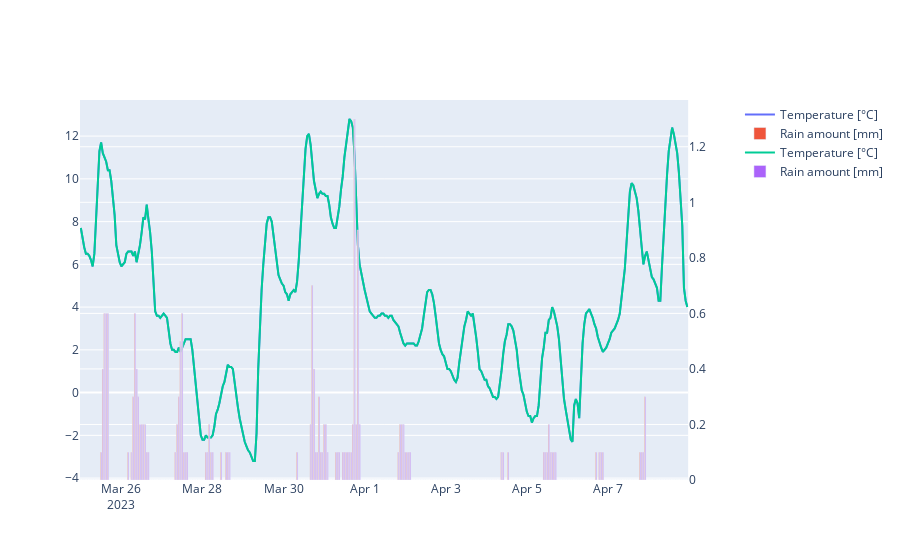

Notebook code for this chart:
### Code cell
from weather_data import WeatherData, ModelBasedOptions, HourlyData
from datetime import datetime

options = ModelBasedOptions(
    hourly=[
        HourlyData.Temperature_2m,
        HourlyData.RelativeHumidity_2m,
        HourlyData.WindDirection_10m,
        HourlyData.WindSpeed_10m,
        HourlyData.Precipitation_rain_showers_snow,
    ]
)
meta_data, daily, hourly = WeatherData.getModelBasedData(
    54.35, 18.65, datetime(2023, 3, 25), datetime(2023, 4, 8), options
)

fig.add_trace(go.Scatter(x=hourly.index, y=hourly["temperature_2m"], name="Temperature [°C]"))
fig.add_trace(go.Bar(x=hourly.index, y=hourly["precipitation"], name="Rain amount [mm]"), secondary_y=True)

### Figure 1 — Plotly figure (JSON) as saved in the notebook; plotly's stock layout.template omitted (floating-point values rounded to 4 significant figures; data arrays with more than 128 entries replaced by an {"elided": "..."} marker saying what was removed)
{"data": [{"name": "Temperature [°C]", "type": "scatter", "x": {"elided": "360 str values"}, "y": {"elided": "360 float values"}}, {"name": "Rain amount [mm]", "type": "bar", "x": {"elided": "360 str values"}, "xaxis": "x", "y": {"elided": "360 float values"}, "yaxis": "y2"}, {"name": "Temperature [°C]", "type": "scatter", "x": {"elided": "360 str values"}, "y": {"elided": "360 float values"}}, {"name": "Rain amount [mm]", "type": "bar", "x": {"elided": "360 str values"}, "xaxis": "x", "y": {"elided": "360 float values"}, "yaxis": "y2"}], "layout": {"xaxis": {"anchor": "y", "domain": [0, 0.94]}, "yaxis": {"anchor": "x", "domain": [0, 1]}, "yaxis2": {"anchor": "x", "overlaying": "y", "side": "right"}}}
